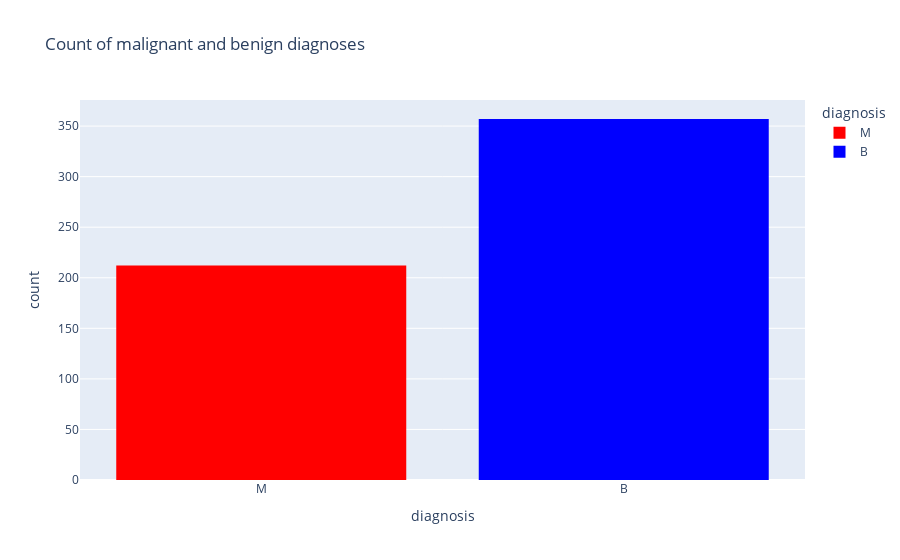

Write notebook code for a chart like this one.
### Code cell
fig = px.histogram(raw_data, 
                   x = 'diagnosis', 
                   title='Count of malignant and benign diagnoses', 
                   color_discrete_map={
                       'B':'blue',
                       'M':'red'
                   }, 
                   color='diagnosis'
                   )

fig.show()

### Figure 1 — Plotly figure (JSON) as saved in the notebook; plotly's stock layout.template omitted (floating-point values rounded to 4 significant figures; data arrays with more than 128 entries replaced by an {"elided": "..."} marker saying what was removed)
{"data": [{"bingroup": "x", "hovertemplate": "diagnosis=%{x}<br>count=%{y}<extra></extra>", "legendgroup": "M", "marker": {"color": "red", "pattern": {"shape": ""}}, "name": "M", "orientation": "v", "showlegend": true, "type": "histogram", "x": {"elided": "212 str values"}, "xaxis": "x", "yaxis": "y"}, {"bingroup": "x", "hovertemplate": "diagnosis=%{x}<br>count=%{y}<extra></extra>", "legendgroup": "B", "marker": {"color": "blue", "pattern": {"shape": ""}}, "name": "B", "orientation": "v", "showlegend": true, "type": "histogram", "x": {"elided": "357 str values"}, "xaxis": "x", "yaxis": "y"}], "layout": {"barmode": "relative", "legend": {"title": {"text": "diagnosis"}, "tracegroupgap": 0}, "title": {"text": "Count of malignant and benign diagnoses"}, "xaxis": {"anchor": "y", "categoryarray": ["M", "B"], "categoryorder": "array", "domain": [0, 1], "title": {"text": "diagnosis"}}, "yaxis": {"anchor": "x", "domain": [0, 1], "title": {"text": "count"}}}}
